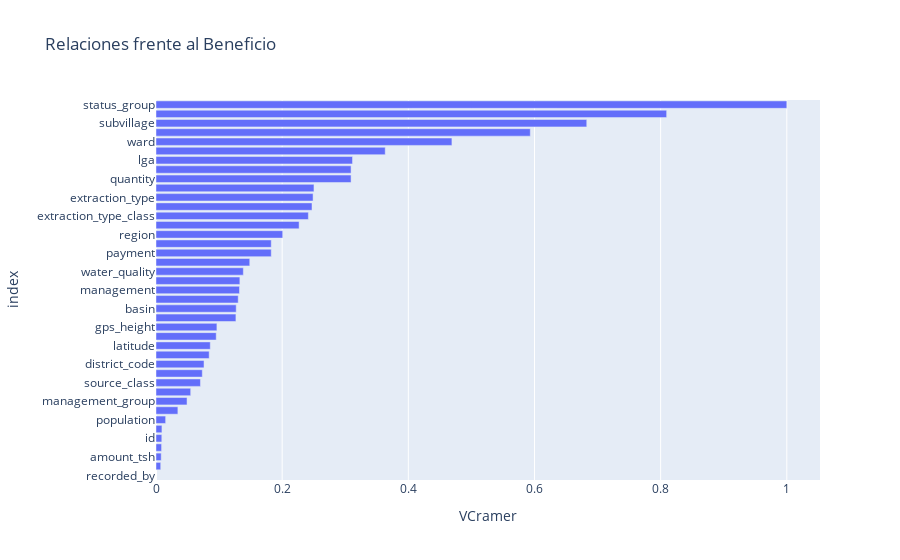

Notebook code cell kept with this figure:
### Code cell
df["random"] = np.random.uniform(0,1, size=df.shape[0])
df["random2"] = np.random.uniform(0,1, size=df.shape[0])
a_sacar = ["date_recorded","funder"]
tablaCramer = pd.DataFrame(df.drop(a_sacar,axis=1).apply(lambda x: jd.cramers_v(x, df.status_group)),columns=['VCramer'])

px.bar(tablaCramer,x=tablaCramer.VCramer,title='Relaciones frente al Beneficio').update_yaxes(categoryorder="total ascending")

### Figure 1 — Plotly figure (JSON) as saved in the notebook; plotly's stock layout.template omitted (floating-point values rounded to 4 significant figures)
{"data": [{"alignmentgroup": "True", "hovertemplate": "VCramer=%{x}<br>index=%{y}<extra></extra>", "legendgroup": "", "marker": {"color": "#636efa", "pattern": {"shape": ""}}, "name": "", "offsetgroup": "", "orientation": "h", "showlegend": false, "textposition": "auto", "type": "bar", "x": [0.009194, 0.008245, 0.09656, 0.3634, 0.09549, 0.08603, 0.8095, 0.007482, 0.1272, 0.6829, 0.2009, 0.0843, 0.07612, 0.3115, 0.4691, 0.01528, 0.07342, null, 0.1303, 0.5934, 0.03469, 0.05499, 0.249, 0.2473, 0.2415, 0.1324, 0.04921, 0.1827, 0.1827, 0.1385, 0.133, 0.3092, 0.3092, 0.1486, 0.1267, 0.07049, 0.2504, 0.2269, 1, 0.008853, 0.00942], "xaxis": "x", "y": ["id", "amount_tsh", "gps_height", "installer", "longitude", "latitude", "wpt_name", "num_private", "basin", "subvillage", "region", "region_code", "district_code", "lga", "ward", "population", "public_meeting", "recorded_by", "scheme_management", "scheme_name", "permit", "construction_year", "extraction_type", "extraction_type_group", "extraction_type_class", "management", "management_group", "payment", "payment_type", "water_quality", "quality_group", "quantity", "quantity_group", "source", "source_type", "source_class", "waterpoint_type", "waterpoint_type_group", "status_group", "random", "random2"], "yaxis": "y"}], "layout": {"barmode": "relative", "legend": {"tracegroupgap": 0}, "title": {"text": "Relaciones frente al Beneficio"}, "xaxis": {"anchor": "y", "domain": [0, 1], "title": {"text": "VCramer"}}, "yaxis": {"anchor": "x", "categoryorder": "total ascending", "domain": [0, 1], "title": {"text": "index"}}}}
